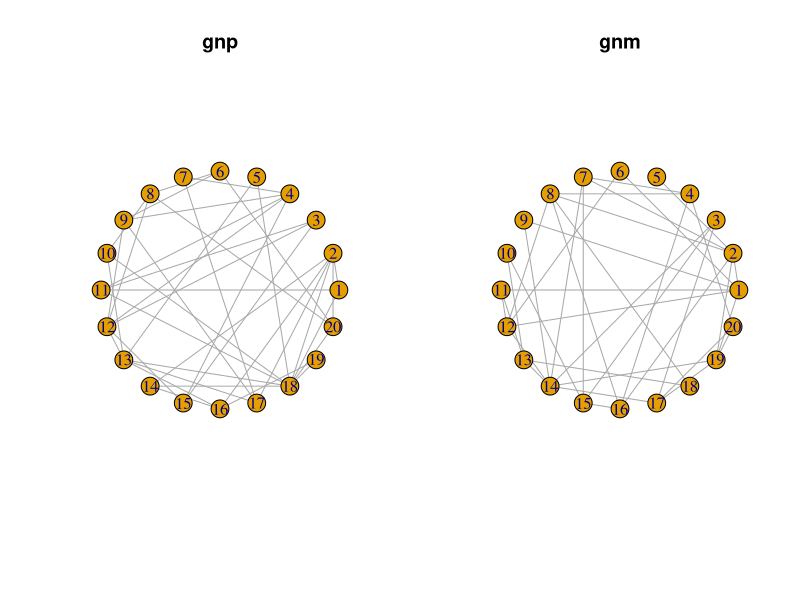
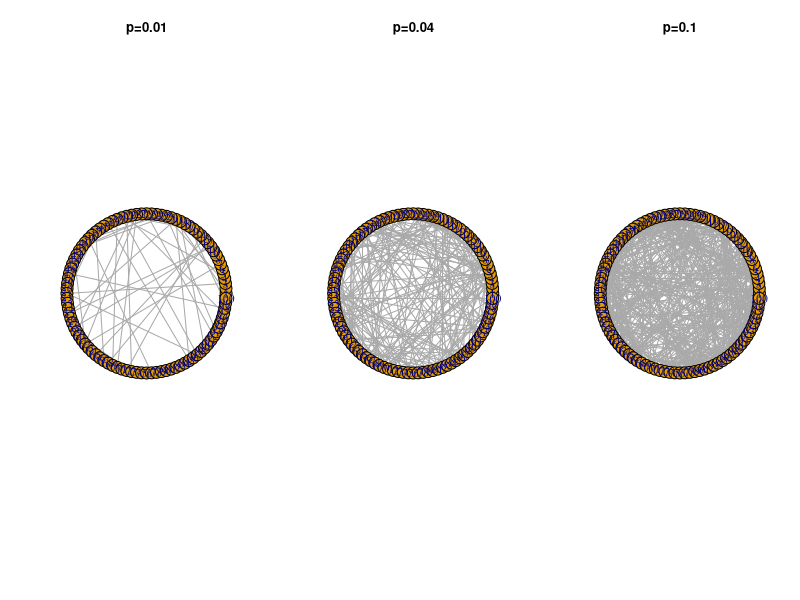
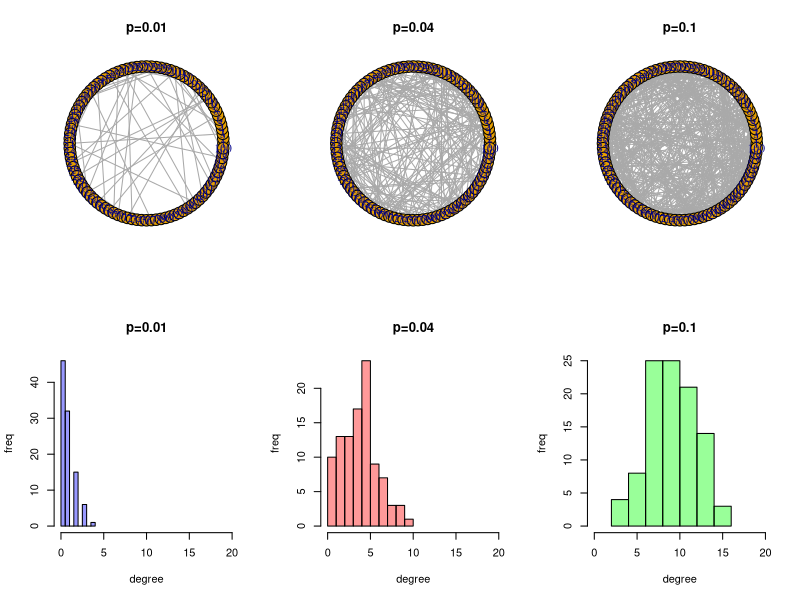
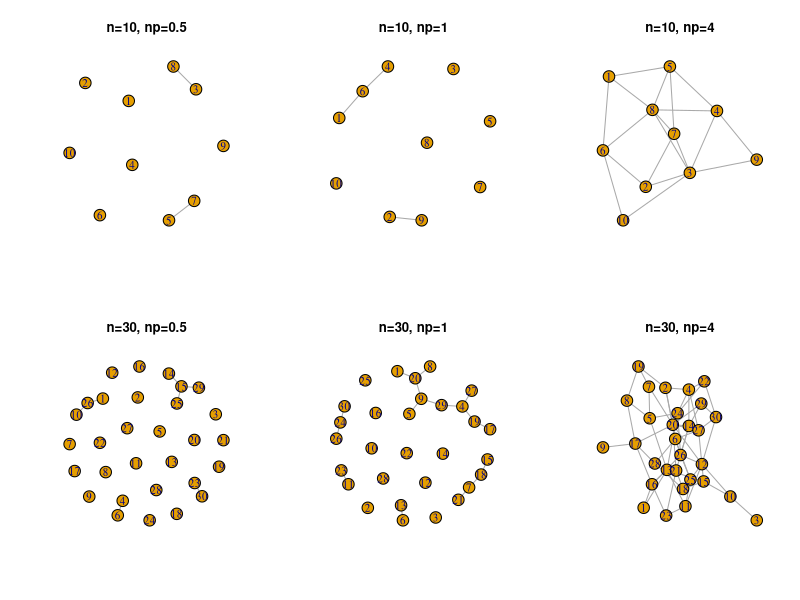
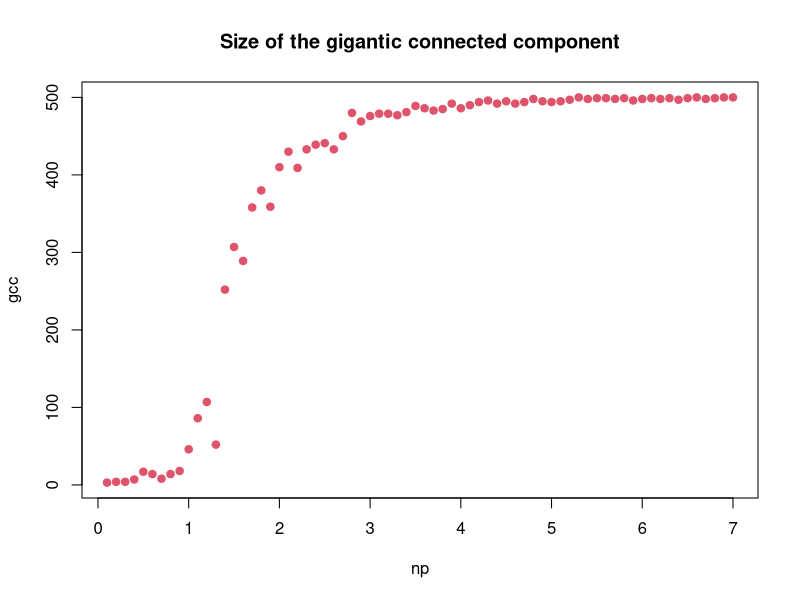

Write R code to recreate these figures, in order. (Note: this script raises an error after producing the figures.)
## ---- chunk 1
library('igraph')
## ---- chunk 2
n=20
p=0.2
m=(n*(n-1)/2)*p
er11 <- erdos.renyi.game(n, p, type="gnp")
er12 <- erdos.renyi.game(n, m, type="gnm")
# We will produce two plots and put them in 1 row and 2 columns:
op <- par(mfrow = c(1, 2))                        
# Produce plots
plot(er11, layout=layout.circle(er11), main="gnp")
plot(er12, layout=layout.circle(er12), main="gnm")
par(op)
print(length(E((er11))))
print(length(E((er12))))
## ---- chunk 3
n=100
p1=0.01
p2=0.04
p3=0.1
er21 <- erdos.renyi.game(n, p1, type="gnp")
er22 <- erdos.renyi.game(n, p2, type="gnp")
er23 <- erdos.renyi.game(n, p3, type="gnp")
op <- par(mfrow = c(1, 3))
plot(er21, layout=layout.circle(er21), main="p=0.01")
plot(er22, layout=layout.circle(er22), main="p=0.04")
plot(er23, layout=layout.circle(er23), main="p=0.1")
par(op)
## ---- chunk 4
der1 <- degree(er21)
summary(der1)
## ---- chunk 5
der21 <- degree(er21)
der22 <- degree(er22)
der23 <- degree(er23)
op <- par(mfrow = c(2, 3))
plot(er21, layout=layout.circle(er21), main="p=0.01")
plot(er22, layout=layout.circle(er22), main="p=0.04")
plot(er23, layout=layout.circle(er23), main="p=0.1")
hist(der21, col=rgb(0,0,1,.4), xlim=c(0,20), xlab="degree",ylab="freq", main="p=0.01")
hist(der22, col=rgb(1,0,0,.4), xlim=c(0,20), xlab="degree",ylab="freq", main="p=0.04")
hist(der23, col=rgb(0,1,0,.4), xlim=c(0,20), xlab="degree",ylab="freq", main="p=0.1")
par(op)
## ---- chunk 6
n1=10
n2=30
#n3=200
er311 <- erdos.renyi.game(n1, 0.5/n1, type="gnp")
er312 <- erdos.renyi.game(n1, 1.1/n1, type="gnp")
er313 <- erdos.renyi.game(n1, 4/n1, type="gnp")
er321 <- erdos.renyi.game(n2, 0.5/n2, type="gnp")
er322 <- erdos.renyi.game(n2, 1.1/n2, type="gnp")
er323 <- erdos.renyi.game(n2, 4/n2, type="gnp")

op <- par(mfrow = c(2, 3))
plot(er311, layout=layout.fruchterman.reingold(er311), main="n=10, np=0.5")
plot(er312, layout=layout.fruchterman.reingold(er312), main="n=10, np=1")
plot(er313, layout=layout.fruchterman.reingold(er313), main="n=10, np=4")
plot(er321, layout=layout.fruchterman.reingold(er321), main="n=30, np=0.5")
plot(er322, layout=layout.fruchterman.reingold(er322), main="n=30, np=1")
plot(er323, layout=layout.fruchterman.reingold(er323), main="n=30, np=4")
par(op)
## ---- chunk 7
gcc=c()
cc=c()
probability=c()
for (i in 1:70){
  prob=0.0002*i
  probability=c(probability, prob)
  er <- erdos.renyi.game(500, prob, type="gnp")
  comp <- clusters(er)
  largest <- max(comp$csize)
  gcc=c(gcc, largest)
  clust <- transitivity(er, type="global")
  cc=c(cc, clust)
}

par(mfrow = c(1,1))
plot(probability*500, gcc, pch=19, col=26, xlab="np", main="Size of the gigantic connected component")

log(500)
## ---- chunk 8
g <- read.graph(file = 'as-22july06.gml', format = 'gml')
d <- degree.distribution(g)
plot(d[which (d>0)],log = 'xy', xlab = 'Degree d', ylab = 'p(d)', main = 'Degree distribution in log-log scales ')
par(new=TRUE)
avd <- mean(degree(g))
p <- dpois(1:length(d), avd)
lines(p, col="red")
## ---- chunk 9
#Compute the size of the GCC for our network:
length(clusters(g)$csize)
# We only have one connected component in this network!
# For a random network of the same size to be fully connected, it should have an average degree of log(N) which is:
log(vcount(g))
#And our actual average node degree is:
avd
# If our network was a random network with such a low average degree, it wouldn't be fully connected!
#This is also an evidence that our network is not random.
## ---- chunk 10
b1=barabasi.game(30, power = 1, m=3, directed=F)
b2=barabasi.game(30, power = 1, m=10, directed=F)

op <- par(mfrow = c(1, 2))
plot(b1, layout=layout.fruchterman.reingold(b1), main="3 new edges")
plot(b2, layout=layout.fruchterman.reingold(b2), main="10 new edges")
par(op)
## ---- chunk 11
b3=barabasi.game(1000, power = 1, m=10, directed=F)

db1 <- degree(b1)
db2 <- degree(b2)
db3 <- degree(b3)
op <- par(mfrow = c(1, 3))
hist(db1, breaks=10, col=rgb(0,0,1,.4), xlab="degree",ylab="freq", main="n=30, m=3")
hist(db2, breaks=10, col=rgb(1,0,0,.4),xlab="degree",ylab="freq", main="n=30, m=10")
hist(db3, breaks=50, col=rgb(1,0,0,.4),xlab="degree",ylab="freq", main="n=1000, m=10")
par(op)
## ---- chunk 12
fit <- power.law.fit(degree(b3))
fit$alpha
## ---- chunk 13
avpathlen=c()
clustcoef=c()
deg30=c()
deg70=c()
ba=barabasi.game(20, power = 1, m=3, directed=F)
m=15
for (i in 21:300){
  ba=add.vertices(ba, 1)
  #To select neighbors of the new node, we sample from a vector of existing nodes with a probability set to normalized degrees:
  neib=sample(seq(1,vcount(ba)), m, prob = degree(ba,normalized = T))
  new_edges=c()
  for (n in neib){
    new_edges=c(new_edges, c(i, n))
  }
  ba=add.edges(ba, new_edges)
  avpathlen=c(avpathlen, average.path.length(ba))
  clustcoef=c(clustcoef, transitivity(ba, type="global"))
  if (i>30){
    deg30=c(deg30, degree(ba, 30))}
  if (i>70){
    deg70=c(deg70, degree(ba, 70))}
  }
## ---- chunk 14
xaxis=c(21:300)
op <- par(mfrow = c(1, 2))
plot(xaxis, avpathlen, pch=19, col=26, xlab="time", ylab="Average path length", main="Average path length")
plot(xaxis, clustcoef, pch=19, col=49, xlab="time", ylab="Clustering coefficient", main="Clustering coefficient")
par(op)
## ---- chunk 15
plot(c(31:300), deg30, pch=19, col=35, ylim=c(0, max(deg30)), xlab="time", ylab="Node degree", main="Node degree")
points(c(71:300), deg70, pch=19, col=84)
#We put the legend to the top left corner and fill the markers with the same colors as on the main graph:
legend("topleft", c("i=30", "i=70"), fill=c(35, 84))
## ---- chunk 16
lat <- graph.lattice(length=4, dim=2, nei=1)
ws1 <- watts.strogatz.game(dim=2, size=4, nei=1, p=0.1, loops = FALSE, multiple = FALSE)
ws2 <- watts.strogatz.game(dim=2, size=4, nei=1, p=0.4, loops = FALSE, multiple = FALSE)
ws3 <- watts.strogatz.game(dim=2, size=4, nei=1, p=0.9, loops = FALSE, multiple = FALSE)

op <- par(mfrow = c(2, 2))
plot(lat, layout=layout.circle(lat), main="Lattice")
plot(ws1, layout=layout.circle(ws1), main="Rewiring probability 0.1")
plot(ws2, layout=layout.circle(ws2), main="Rewiring probability 0.4")
plot(ws3, layout=layout.circle(ws3), main="Rewiring probability 0.9")
par(op)
